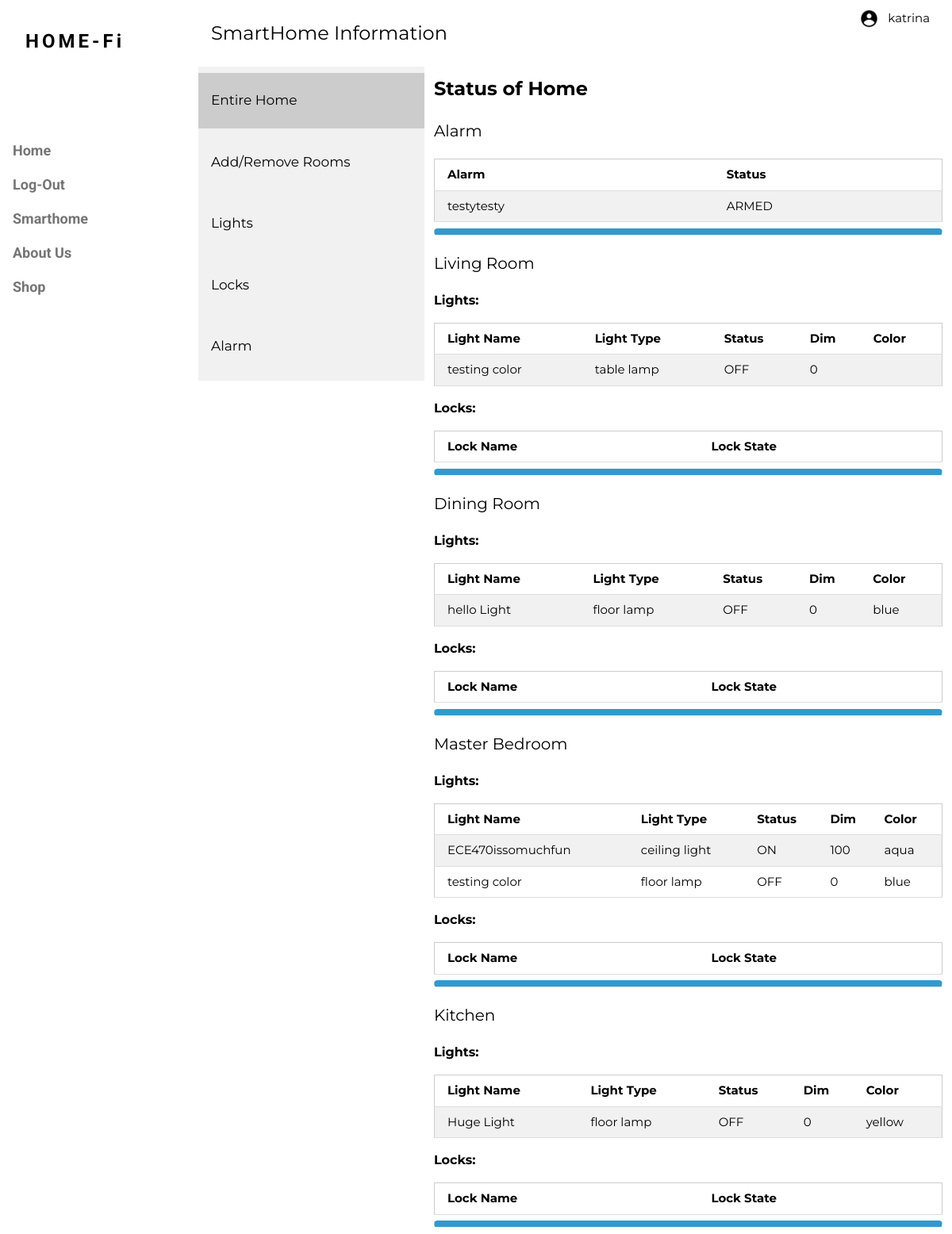
Screenshot of /status/ (signed in) with the database file from the repository.
### homepg/models.py (models this page shows, shortened)
class Alarm(models.Model):
    owner = models.ForeignKey(User, on_delete=models.CASCADE)
    alarmName = models.CharField(max_length=20)
    state = models.BooleanField(default=0)
    code1 = models.PositiveIntegerField(default=0, validators=[MinValueValidator(1000), MaxValueValidator(9999)])
    code2 = models.PositiveIntegerField(default=0, validators=[MinValueValidator(1000), MaxValueValidator(9999)])
    code3 = models.PositiveIntegerField(default=0, validators=[MinValueValidator(1000), MaxValueValidator(9999)])
    code4 = models.PositiveIntegerField(default=0, validators=[MinValueValidator(1000), MaxValueValidator(9999)])

class Room(models.Model):
    owner = models.ForeignKey(User, on_delete=models.CASCADE)
    roomName = models.CharField(max_length=20)
    def __str__(self):
        return self.roomName

class Light(models.Model):
    owner = models.ForeignKey(User, on_delete=models.CASCADE)
    roomLoc = models.ForeignKey(Room, on_delete=models.CASCADE, null=True, blank=True)
    lightName = models.CharField(max_length=20)
    lightType = models.CharField(default='default light', max_length=20,
                                 choices=[('default light', 'default light'), ('floor lamp', 'floor lamp'),
                                          ('table lamp', 'table lamp'), ('ceiling light', 'ceiling light')])
    dimness = models.PositiveIntegerField(default=0, validators=[MinValueValidator(0), MaxValueValidator(100)])
    state = models.BooleanField(default=0)
    color = models.CharField(max_length=20)

### homepg/views.py (the view)
# urls.py: path("status/", views.status, name="status-page"),
def status(request):
    dbEntries = {
        'rooms': Room.objects.filter(owner=request.user),
        'lights': Light.objects.filter(owner=request.user),
        'locks': Lock.objects.filter(owner=request.user),
        'alarms': Alarm.objects.filter(owner=request.user),
    }
    return render(request, "homepg/smarthome.html", dbEntries)

### homepg/templates/homepg/smarthome.html (shortened to what this page needs)
{% extends "homepg/base.html" %}
{% block content %}
	<header class="w3-container w3-xlarge">
		<p class="w3-left">SmartHome Information</p>
		<p class="w3-right">
			<table>
				<tr>
					<td>{% load static %}<img class="w3-icons" src="{% static 'images/UserIcon.png' %}" alt="Account Icon" style="float: right" /> </td>
					{% if user.is_authenticated %}
						<td style="font-size: 15px;padding:10px"> {{user.username}}</td>
					{% else %}
						<td style="font-size: 15px;padding:10px"> Guest </td>
					{% endif %}
				</tr>
			</table>
		</p>
	</header>
    <div class="tab">
	  <button class="tablinks" onclick="openTab(event, 'Entire Home')" id="defaultOpen">Entire Home</button>
	  <button class="tablinks" onclick="openTab(event, 'Rooms')"> Add/Remove Rooms</button>
	  <button class="tablinks" onclick="openTab(event, 'Lights')">Lights</button>
		<button class="tablinks" onclick="openTab(event, 'Locks')">Locks</button>
		<button class="tablinks" onclick="openTab(event, 'Alarm')">Alarm</button>
	</div>
	<div id="Entire Home" class="tabcontent" style="border:none">
	  <h3 style="font-weight:bold">Status of Home</h3>
		<p style="font-size:20px">Alarm</p>
		<table class="w3-table-all">
			<tr>
				<th>Alarm</th>
				<th>Status</th>
			</tr>
			{% for alarm in alarms %}
			<tr>
                <td> {{ alarm.alarmName }} </td>
                {% if alarm.state == True %}
                    <td> ARMED </td>
                {% else %}
                    <td> DISARMED </td>
                {% endif %}
			</tr>
            {% endfor %}
		</table>
		<hr style="  border-top: 8px solid #3399cc; border-radius: 5px;" />
            {% for room in rooms %}
                <p style="font-size:20px"> {{ room.roomName }} </p>
                <p style="font-size:16px; font-weight:bold"> Lights: </p>
				<table class="w3-table w3-table-all">
				<tr>
					<th>Light Name</th>
					<th> Light Type </th>
					<th>Status</th>
					<th>Dim</th>
					<th>Color</th>
				</tr>
                    {% for light in lights%}
                        {% if room.id == light.roomLoc.id %}
					<tr>
                            <td> {{ light.lightName }} </td>
                            <td> {{ light.lightType}}</td>
							{% if light.state == True %}
                                <td> ON </td>
                            {% else %}
                                <td> OFF </td>
                            {% endif %}
                            <td> {{ light.dimness}} </td>
                            <td> {{ light.color }}</td>
					</tr>
                        {% endif %}
                    {% endfor %}
				</table>
				<p style="font-size:16px; font-weight:bold"> Locks: </p>
					<table class="w3-table w3-table-all">
					<tr>
						<th>Lock Name</th>
						<th> Lock State </th>
					</tr>
					</table>
		<hr style="  border-top: 8px solid #3399cc; border-radius: 5px;" />
            {% endfor %}
	</div>
{% endblock content %}

### homepg/static/style.css (style rules this page uses)
html { box-sizing:border-box }
*,*:before,*:after { box-sizing:inherit }
html { -ms-text-size-adjust:100%;-webkit-text-size-adjust:100% }
body { margin:0 }
article,aside,details,figcaption,figure,footer,header,main,menu,nav,section { display:block }
img { border-style:none }
button,input,select,textarea,optgroup { font:inherit;margin:0 }
button,input { overflow:visible }
button,select { text-transform:none }
button,[type=button],[type=reset],[type=submit] { -webkit-appearance:button }
html,body { font-family:Verdana,sans-serif;font-size:15px;line-height:1.5 }
html { overflow-x:hidden }
h3 { font-size:24px }
h1,h2,h3,h4,h5,h6 { font-family:"Segoe UI",Arial,sans-serif;font-weight:400;margin:10px 0 }
img { vertical-align:middle }
.w3-icons { max-width:4%;height:auto }
.w3-table,.w3-table-all { border-collapse:collapse;border-spacing:0;width:100%;display:table }
.w3-table-all { border:1px solid #ccc }
.w3-bordered tr,.w3-table-all tr { border-bottom:1px solid #ddd }
.w3-table-all tr:nth-child(odd) { background-color:#fff }
.w3-table-all tr:nth-child(even) { background-color:#f1f1f1 }
.w3-table td,.w3-table th,.w3-table-all td,.w3-table-all th { padding:8px 8px;display:table-cell;text-align:left;vertical-align:top }
.w3-table th:first-child,.w3-table td:first-child,.w3-table-all th:first-child,.w3-table-all td:first-child { padding-left:16px }
.w3-container:after,.w3-container:before,.w3-panel:after,.w3-panel:before,.w3-row:after,.w3-row:before,.w3-row-padding:after,.w3-row-padding:before, .w3-cell-row:before,.w3-cell-row:after,.w3-clear:after,.w3-clear:before,.w3-bar:before,.w3-bar:after { content:"";display:table;clear:both }
.w3-content,.w3-auto { margin-left:auto;margin-right:auto }
.w3-content { max-width:980px }
.w3-container,.w3-panel { padding:0.01em 16px }
.w3-xlarge { font-size:24px!important }
.w3-left { float:left!important }
.w3-right { float:right!important }
button { background-color: #4CAF50; color: white; padding: 14px 20px; margin: 8px 0; border: none; cursor: pointer; width: 100%; }
.tab { float: left; border: none; outline: none; background-color: #f1f1f1; width: 30%; height: 100%; }
.tab button { display: block; background-color: inherit; color: black; padding: 22px 16px; width: 100%; border: none; outline: none; text-align: left; cursor: pointer; transition: 0.3s; font-size: 17px; }
.tab button.active { background-color: #ccc; }
.tabcontent { float: left; padding: 0px 12px; border: none; outline: none; width: 70%; height: 100%; }

### homepg/templates/homepg/base.html (style rules this page uses)
body,h1,h2,h3,h4,h5,h6,.w3-wide { font-family: "Montserrat", sans-serif; }

### rows the page displays
Alarm: alarmName "testytesty", state "ARMED"
Room: roomName "Living Room"
Light: lightName "testing color", lightType "table lamp", state "OFF", dimness "0"
Room: roomName "Dining Room"
Light: lightName "hello Light", lightType "floor lamp", state "OFF", dimness "0", color "blue"
Room: roomName "Master Bedroom"
Light: lightName "ECE470issomuchfun", lightType "ceiling light", state "ON", dimness "100", color "aqua"
Light: lightName "testing color", lightType "floor lamp", state "OFF", dimness "0", color "blue"
Room: roomName "Kitchen"
Light: lightName "Huge Light", lightType "floor lamp", state "OFF", dimness "0", color "yellow"

### other values shown
{{ user.username }} "katrina"
